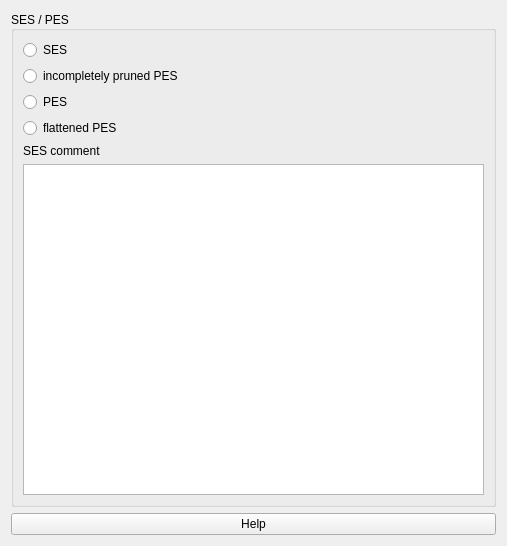
              <widget class="QWidget" name="informationm1">
               <property name="geometry">
                <rect>
                 <x>0</x>
                 <y>0</y>
                 <width>507</width>
                 <height>546</height>
                </rect>
               </property>
               <attribute name="label">
                <string>Information</string>
               </attribute>
               <layout class="QVBoxLayout" name="verticalLayout_16">
                <item>
                 <widget class="QGroupBox" name="sespesgbm1">
                  <property name="title">
                   <string>SES / PES</string>
                  </property>
                  <property name="alignment">
                   <set>Qt::AlignLeading|Qt::AlignLeft|Qt::AlignVCenter</set>
                  </property>
                  <layout class="QVBoxLayout" name="verticalLayout">
                   <item>
                    <widget class="QRadioButton" name="rbsesm1">
                     <property name="text">
                      <string>SES</string>
                     </property>
                    </widget>
                   </item>
                   <item>
                    <widget class="QRadioButton" name="rbipesm1">
                     <property name="text">
                      <string>incompletely pruned PES</string>
                     </property>
                     <property name="checkable">
                      <bool>true</bool>
                     </property>
                    </widget>
                   </item>
                   <item>
                    <widget class="QRadioButton" name="rbpesm1">
                     <property name="text">
                      <string>PES</string>
                     </property>
                     <property name="checkable">
                      <bool>true</bool>
                     </property>
                    </widget>
                   </item>
                   <item>
                    <widget class="QRadioButton" name="rbfpesm1">
                     <property name="text">
                      <string>flattened PES</string>
                     </property>
                     <property name="checkable">
                      <bool>true</bool>
                     </property>
                    </widget>
                   </item>
                   <item>
                    <widget class="QLabel" name="lsescommentm1">
                     <property name="text">
                      <string>SES comment</string>
                     </property>
                    </widget>
                   </item>
                   <item>
                    <widget class="QTextEdit" name="tesescommentm1"/>
                   </item>
                  </layout>
                 </widget>
                </item>
                <item>
                 <widget class="QPushButton" name="bsespeshelpm1">
                  <property name="text">
                   <string>Help</string>
                  </property>
                  <property name="icon">
                   <iconset resource="icons.qrc">
                    <normaloff>:/icons/ihelp.png</normaloff>:/icons/ihelp.png</iconset>
                  </property>
                 </widget>
                </item>
               </layout>
              </widget>
